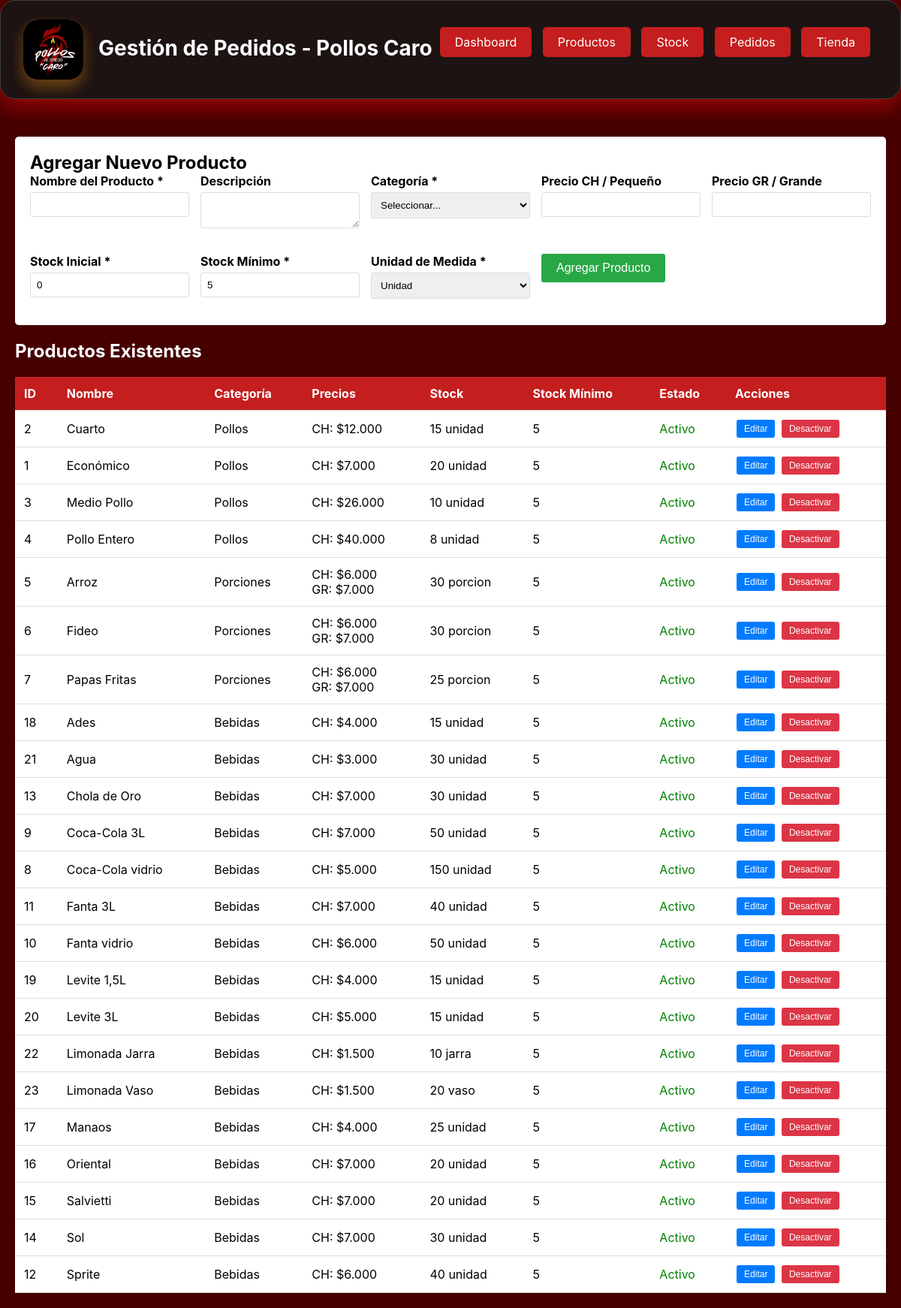
The page /admin/productos.php (signed in) on the database its author committed.
### tables this page shows
CREATE TABLE productos (
    id INT AUTO_INCREMENT PRIMARY KEY,
    nombre VARCHAR(200) NOT NULL,
    descripcion TEXT,
    precio_pequeno DECIMAL(10,2),
    precio_grande DECIMAL(10,2),
    categoria_id INT,
    stock INT DEFAULT 0,
    stock_minimo INT DEFAULT 5,
    unidad_medida VARCHAR(50),
    activo BOOLEAN DEFAULT TRUE,
    imagen VARCHAR(255),
    FOREIGN KEY (categoria_id) REFERENCES categorias(id)
);

CREATE TABLE categorias (
    id INT AUTO_INCREMENT PRIMARY KEY,
    nombre VARCHAR(100) NOT NULL,
    descripcion TEXT
);

### admin/productos.php (the view, shortened to what this page needs)
<?php
require_once __DIR__ . '/../includes/functions.php';
$productos = $pdo->query("
    SELECT p.*, c.nombre as categoria_nombre
    FROM productos p
    LEFT JOIN categorias c ON p.categoria_id = c.id
    ORDER BY p.categoria_id, p.nombre
")->fetchAll(PDO::FETCH_ASSOC);
?>
<!DOCTYPE html>
<html lang="es">
<head>
    <link rel="stylesheet" href="../assets/css/style.css">
</head>
<body>
    <header class="header">
            <div class="logo-section">
                <div class="logo">
                    <img src="../assets/img/logo.png" alt="Pollos Caro" class="logo">
                </div>
                <div class="restaurant-info">
                    <h1>Gestión de Pedidos - Pollos Caro</h1>
                </div>
            </div>
            <div class="admin-menu">
                <a href="index.php"><i class="fas fa-home"></i> Dashboard</a>
                <a href="productos.php"><i class="fas fa-box"></i> Productos</a>
                <a href="stock.php"><i class="fas fa-warehouse"></i> Stock</a>
                <a href="pedidos.php"><i class="fas fa-shopping-cart"></i> Pedidos</a>
                <a href="../index.php"><i class="fas fa-store"></i> Tienda</a>
            </div>
        </header>
    <main>
        <div class="admin-container">
            <div class="form-container">
                <h2>Agregar Nuevo Producto</h2>
                <form method="POST" class="form-grid">
                    <div class="form-group">
                        <label for="nombre">Nombre del Producto *</label>
                        <input type="text" id="nombre" name="nombre" required>
                    </div>
                    <div class="form-group">
                        <label for="descripcion">Descripción</label>
                        <textarea id="descripcion" name="descripcion"></textarea>
                    </div>
                    <div class="form-group">
                        <label for="categoria_id">Categoría *</label>
                        <select id="categoria_id" name="categoria_id" required>
                            <option value="">Seleccionar...</option>
                        </select>
                    </div>
                    <div class="form-group">
                        <label for="precio_pequeno">Precio CH / Pequeño</label>
                        <input type="number" id="precio_pequeno" name="precio_pequeno" step="0.01" min="0">
                    </div>
                    <div class="form-group">
                        <label for="precio_grande">Precio GR / Grande</label>
                        <input type="number" id="precio_grande" name="precio_grande" step="0.01" min="0">
                    </div>
                    <div class="form-group">
                        <label for="stock">Stock Inicial *</label>
                        <input type="number" id="stock" name="stock" required min="0" value="0">
                    </div>
                    <div class="form-group">
                        <label for="stock_minimo">Stock Mínimo *</label>
                        <input type="number" id="stock_minimo" name="stock_minimo" required min="0" value="5">
                    </div>
                    <div class="form-group">
                        <label for="unidad_medida">Unidad de Medida *</label>
                        <select id="unidad_medida" name="unidad_medida" required>
                            <option value="unidad">Unidad</option>
                        </select>
                    </div>
                    <div class="form-group">
                        <button type="submit" class="btn-guardar">Agregar Producto</button>
                    </div>
                </form>
            </div>
            <h2>Productos Existentes</h2>
            <table class="productos-table">
                <thead>
                    <tr>
                        <th>ID</th>
                        <th>Nombre</th>
                        <th>Categoría</th>
                        <th>Precios</th>
                        <th>Stock</th>
                        <th>Stock Mínimo</th>
                        <th>Estado</th>
                        <th>Acciones</th>
                    </tr>
                </thead>
                <tbody>
                    <?php foreach ($productos as $producto):
                        $stock_class = '';
                    ?>
                    <tr>
                        <td><?= $producto['id'] ?></td>
                        <td><?= htmlspecialchars($producto['nombre']) ?></td>
                        <td><?= $producto['categoria_nombre'] ?></td>
                        <td>
                            <?php if ($producto['precio_pequeno']): ?>CH: $<?= number_format($producto['precio_pequeno'], 0, ',', '.') ?><br><?php endif; ?>
                            <?php if ($producto['precio_grande']): ?>GR: $<?= number_format($producto['precio_grande'], 0, ',', '.') ?><?php endif; ?>
                        </td>
                        <td class="<?= $stock_class ?>"><?= $producto['stock'] ?> <?= $producto['unidad_medida'] ?></td>
                        <td><?= $producto['stock_minimo'] ?></td>
                        <td>
                            <?php if ($producto['activo']): ?>
                                <span style="color: green;">Activo</span>
                            <?php else: ?>
                                <span style="color: red;">Inactivo</span>
                            <?php endif; ?>
                        </td>
                        <td>
                            <button onclick="editarProducto(<?= htmlspecialchars(json_encode($producto)) ?>)" class="btn-editar">Editar</button>
                            <?php if ($producto['activo']): ?>
                                <form method="POST" style="display: inline;" onsubmit="return confirm('¿Desactivar este producto?')">
                                    <button type="submit" class="btn-eliminar">Desactivar</button>
                                </form>
                            <?php endif; ?>
                        </td>
                    </tr>
                    <?php endforeach; ?>
                </tbody>
            </table>
        </div>
    </main>
</body>
</html>

### assets/css/style.css (style rules this page uses)
:root { --primary-color: #eb7f03; --primary-dark: #c20000; --secondary-color: #2c3e50; --background-dark: #460000; --background-card: #1d1313; --background-light: #363636; --text-primary: #ffffff; --text-secondary: #b0b0b0; --text-muted: #808080; --border-color: #404040; --success-color: #27ae60; --danger-color: #e74c3c; --warning-color: #550503; --white: #ffffff; --black: #000000; }
* { margin: 0; padding: 0; box-sizing: border-box; }
body { font-family: -apple-system, BlinkMacSystemFont, 'Segoe UI', Roboto, Oxygen, Ubuntu, Cantarell, sans-serif; background: var(--background-dark); min-height: 100vh; color: var(--text-primary); }
tbody { color: var(--black); }
div.form-container { color: var(--black) }
.header { background: var(--background-card); border-radius: 20px; padding: 25px 30px; margin-bottom: 30px; box-shadow: 0 10px 30px rgba(247, 9, 9, 0.5); display: flex; justify-content: space-between; align-items: center; border: 1px solid var(--border-color); }
.logo-section { display: flex; align-items: center; gap: 20px; }
.logo { width: 80px; height: 80px; background: linear-gradient(135deg, var(--primary-color), var(--primary-dark)); border-radius: 20px; display: flex; align-items: center; justify-content: center; color: var(--black); font-size: 40px; font-weight: bold; box-shadow: 0 10px 20px rgba(243, 156, 18, 0.2); }
.restaurant-info h1 { font-size: 28px; color: var(--text-primary); margin-bottom: 5px; }
.admin-container { background: var(--background-dark); min-height: 100vh; }

### admin/productos.php (style rules this page uses)
.admin-container { max-width: 1200px; margin: 0 auto; padding: 20px; }
.productos-table { width: 100%; border-collapse: collapse; margin-top: 20px; background: white; box-shadow: 0 2px 10px rgba(0,0,0,0.1); }
.productos-table th, .productos-table td { padding: 12px; text-align: left; border-bottom: 1px solid #ddd; }
.productos-table th { background-color: #c41e1e; color: white; }
.btn-editar, .btn-eliminar, .btn-activar { padding: 5px 10px; margin: 0 2px; border: none; border-radius: 3px; cursor: pointer; text-decoration: none; display: inline-block; font-size: 12px; }
.btn-editar { background-color: #007bff; color: white; }
.btn-eliminar { background-color: #dc3545; color: white; }
.form-container { background: white; padding: 20px; border-radius: 5px; margin-bottom: 20px; box-shadow: 0 2px 10px rgba(0,0,0,0.1); }
.form-grid { display: grid; grid-template-columns: repeat(auto-fit, minmax(200px, 1fr)); gap: 15px; }
.form-group { margin-bottom: 15px; color: #000; }
.form-group label { display: block; margin-bottom: 5px; font-weight: bold; }
.form-group input, .form-group select, .form-group textarea { width: 100%; padding: 8px; border: 1px solid #ddd; border-radius: 3px; }
.btn-guardar { background-color: #28a745; color: white; padding: 10px 20px; border: none; border-radius: 3px; cursor: pointer; font-size: 16px; }
.admin-menu { margin-bottom: 20px; }
.admin-menu a { display: inline-block; padding: 10px 20px; margin-right: 10px; background-color: #c41e1e; color: white; text-decoration: none; border-radius: 5px; }

### rows shown on the page
productos: id "2", nombre "Cuarto", categoria.nombre "Pollos", precio_pequeno "12.000", stock "15", unidad_medida "unidad", stock_minimo "5", activo "Activo"
productos: id "1", nombre "Económico", categoria.nombre "Pollos", precio_pequeno "7.000", stock "20", unidad_medida "unidad", stock_minimo "5", activo "Activo"
productos: id "3", nombre "Medio Pollo", categoria.nombre "Pollos", precio_pequeno "26.000", stock "10", unidad_medida "unidad", stock_minimo "5", activo "Activo"
productos: id "4", nombre "Pollo Entero", categoria.nombre "Pollos", precio_pequeno "40.000", stock "8", unidad_medida "unidad", stock_minimo "5", activo "Activo"
productos: id "5", nombre "Arroz", categoria.nombre "Porciones", precio_pequeno "6.000", precio_grande "7.000", stock "30", unidad_medida "porcion", stock_minimo "5", activo "Activo"
productos: id "6", nombre "Fideo", categoria.nombre "Porciones", precio_pequeno "6.000", precio_grande "7.000", stock "30", unidad_medida "porcion", stock_minimo "5", activo "Activo"
productos: id "7", nombre "Papas Fritas", categoria.nombre "Porciones", precio_pequeno "6.000", precio_grande "7.000", stock "25", unidad_medida "porcion", stock_minimo "5", activo "Activo"
productos: id "18", nombre "Ades", categoria.nombre "Bebidas", precio_pequeno "4.000", stock "15", unidad_medida "unidad", stock_minimo "5", activo "Activo"
productos: id "21", nombre "Agua", categoria.nombre "Bebidas", precio_pequeno "3.000", stock "30", unidad_medida "unidad", stock_minimo "5", activo "Activo"
productos: id "13", nombre "Chola de Oro", categoria.nombre "Bebidas", precio_pequeno "7.000", stock "30", unidad_medida "unidad", stock_minimo "5", activo "Activo"
productos: id "9", nombre "Coca-Cola 3L", categoria.nombre "Bebidas", precio_pequeno "7.000", stock "50", unidad_medida "unidad", stock_minimo "5", activo "Activo"
productos: id "8", nombre "Coca-Cola vidrio", categoria.nombre "Bebidas", precio_pequeno "5.000", stock "150", unidad_medida "unidad", stock_minimo "5", activo "Activo"
productos: id "11", nombre "Fanta 3L", categoria.nombre "Bebidas", precio_pequeno "7.000", stock "40", unidad_medida "unidad", stock_minimo "5", activo "Activo"
productos: id "10", nombre "Fanta vidrio", categoria.nombre "Bebidas", precio_pequeno "6.000", stock "50", unidad_medida "unidad", stock_minimo "5", activo "Activo"
productos: id "19", nombre "Levite 1,5L", categoria.nombre "Bebidas", precio_pequeno "4.000", stock "15", unidad_medida "unidad", stock_minimo "5", activo "Activo"
productos: id "20", nombre "Levite 3L", categoria.nombre "Bebidas", precio_pequeno "5.000", stock "15", unidad_medida "unidad", stock_minimo "5", activo "Activo"
productos: id "22", nombre "Limonada Jarra", categoria.nombre "Bebidas", precio_pequeno "1.500", stock "10", unidad_medida "jarra", stock_minimo "5", activo "Activo"
productos: id "23", nombre "Limonada Vaso", categoria.nombre "Bebidas", precio_pequeno "1.500", stock "20", unidad_medida "vaso", stock_minimo "5", activo "Activo"
productos: id "17", nombre "Manaos", categoria.nombre "Bebidas", precio_pequeno "4.000", stock "25", unidad_medida "unidad", stock_minimo "5", activo "Activo"
productos: id "16", nombre "Oriental", categoria.nombre "Bebidas", precio_pequeno "7.000", stock "20", unidad_medida "unidad", stock_minimo "5", activo "Activo"
productos: id "15", nombre "Salvietti", categoria.nombre "Bebidas", precio_pequeno "7.000", stock "20", unidad_medida "unidad", stock_minimo "5", activo "Activo"
productos: id "14", nombre "Sol", categoria.nombre "Bebidas", precio_pequeno "7.000", stock "30", unidad_medida "unidad", stock_minimo "5", activo "Activo"
productos: id "12", nombre "Sprite", categoria.nombre "Bebidas", precio_pequeno "6.000", stock "40", unidad_medida "unidad", stock_minimo "5", activo "Activo"
